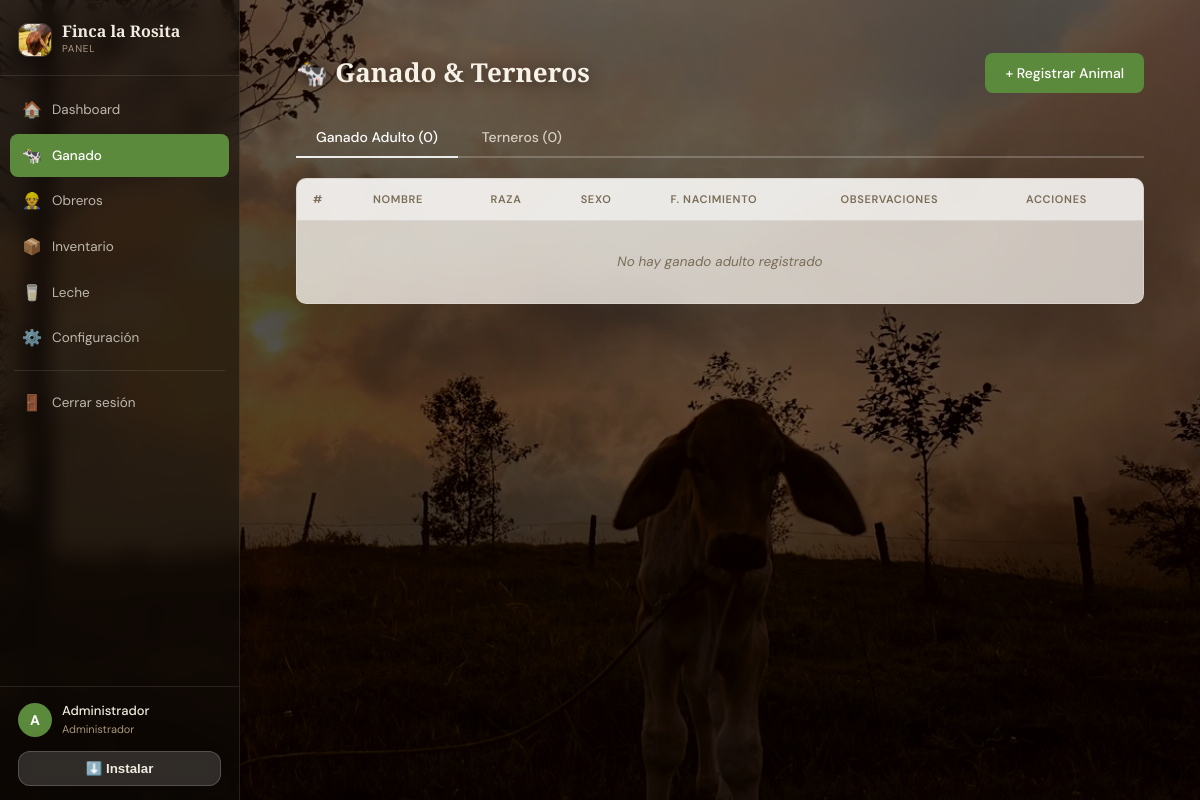
The page /ganado (signed in) on the database as committed earlier.
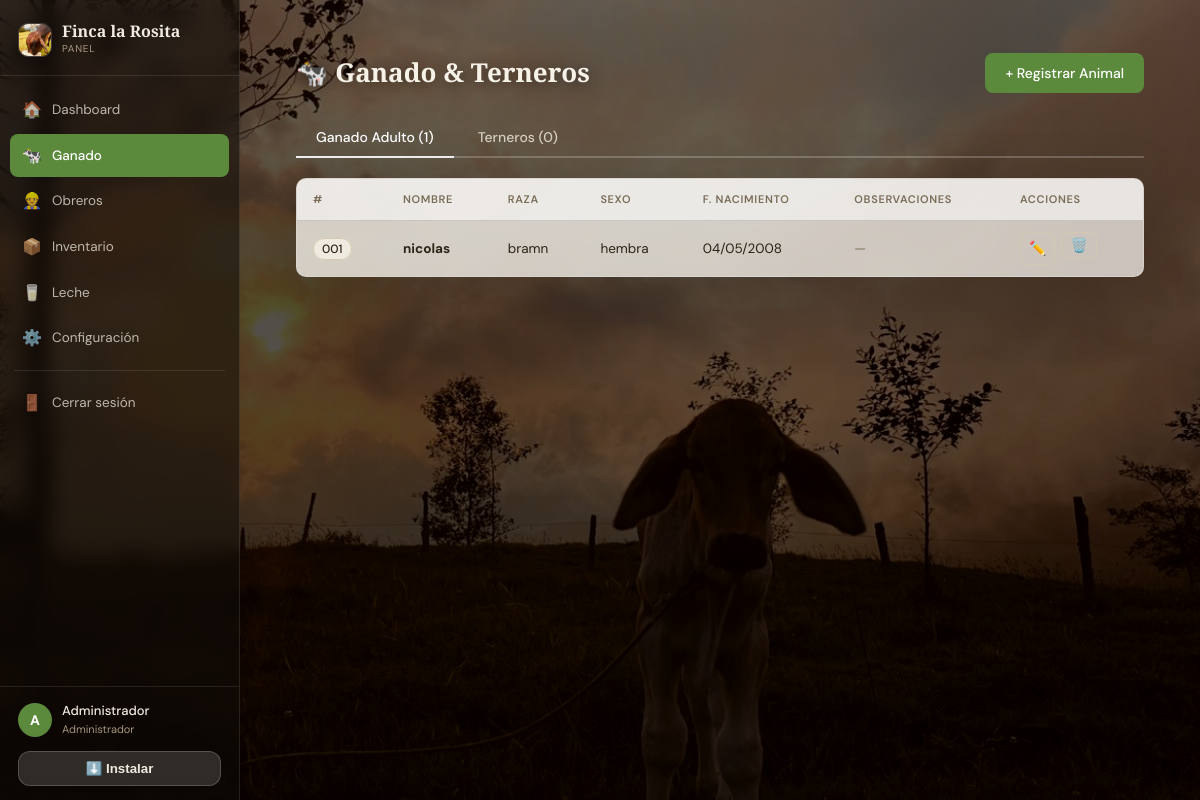
The same page on the database as committed later.
### models/usuario.py (models this page shows, shortened)
class Usuario(UserMixin, db.Model):
    id = db.Column(db.Integer, primary_key=True)
    username = db.Column(db.String(80), unique=True, nullable=False)
    password = db.Column(db.String(200), nullable=False)
    nombre = db.Column(db.String(100), nullable=False)

### models/ganado.py (models this page shows, shortened)
class Ganado(db.Model):
    id = db.Column(db.Integer, primary_key=True)
    nombre = db.Column(db.String(100), nullable=False)
    numero = db.Column(db.String(50))
    raza = db.Column(db.String(100))
    fecha_nacimiento = db.Column(db.Date)
    madre_id = db.Column(db.Integer, db.ForeignKey('ganado.id'), nullable=True)
    padre_id = db.Column(db.Integer, db.ForeignKey('ganado.id'), nullable=True)
    tipo = db.Column(db.String(20), default='adulto')  # adulto, ternero
    sexo = db.Column(db.String(10))  # macho, hembra
    observaciones = db.Column(db.Text)
    fecha_registro = db.Column(db.DateTime, default=datetime.utcnow)
    madre = db.relationship('Ganado', foreign_keys=[madre_id], remote_side='Ganado.id', backref='terneros_madre')
    padre = db.relationship('Ganado', foreign_keys=[padre_id], remote_side='Ganado.id', backref='terneros_padre')

### routes/ganado.py (the view)
@ganado_bp.route('/ganado')
@login_required
def index():
    adultos = Ganado.query.filter_by(tipo='adulto').all()
    terneros = Ganado.query.filter_by(tipo='ternero').all()
    return render_template('ganado.html', adultos=adultos, terneros=terneros)

### routes/auth.py (called while the page is built)
@login_manager.user_loader
def load_user(user_id):
    return Usuario.query.get(int(user_id))

### templates/ganado.html (shortened to what this page needs)
{% extends 'base.html' %}
{% block content %}
<div class="page-header">
    <h1 class="page-title">🐄 Ganado & Terneros</h1>
    <a href="{{ url_for('ganado.nuevo') }}" class="btn-primary">+ Registrar Animal</a>
</div>
<div class="tabs">
    <button class="tab-btn active" onclick="showTab('adultos')">Ganado Adulto ({{ adultos|length }})</button>
    <button class="tab-btn" onclick="showTab('terneros')">Terneros ({{ terneros|length }})</button>
</div>
<div id="adultos" class="tab-content active">
    <div class="table-card">
        <table class="data-table">
            <thead>
                <tr>
                    <th>#</th><th>Nombre</th><th>Raza</th><th>Sexo</th><th>F. Nacimiento</th><th>Observaciones</th><th>Acciones</th>
                </tr>
            </thead>
            <tbody>
                {% for a in adultos %}
                <tr>
                    <td><span class="badge">{{ a.numero or '—' }}</span></td>
                    <td><strong>{{ a.nombre }}</strong></td>
                    <td>{{ a.raza or '—' }}</td>
                    <td>{{ a.sexo or '—' }}</td>
                    <td>{{ a.fecha_nacimiento.strftime('%d/%m/%Y') if a.fecha_nacimiento else '—' }}</td>
                    <td class="obs-cell">{{ a.observaciones or '—' }}</td>
                    <td class="actions">
                        <a href="{{ url_for('ganado.editar', id=a.id) }}" class="btn-edit">✏️</a>
                        <form method="POST" action="{{ url_for('ganado.eliminar', id=a.id) }}" style="display:inline" onsubmit="return confirm('¿Eliminar este animal?')">
                            <button type="submit" class="btn-delete">🗑️</button>
                        </form>
                    </td>
                </tr>
                {% else %}
                <tr><td colspan="7" class="empty">No hay ganado adulto registrado</td></tr>
                {% endfor %}
            </tbody>
        </table>
    </div>
</div>
{% endblock %}

### templates/base.html (shortened to what this page needs)
<!DOCTYPE html>
<html lang="es">
<head>
    <link rel="stylesheet" href="{{ url_for('static', filename='css/style.css', v=20) }}">
</head>
<body class="admin-body">
    <div class="app-bg" aria-hidden="true"></div>
    <div class="layout">
        <aside class="sidebar">
            <div class="sidebar-brand">
                <img class="brand-logo" src="{{ url_for('static', filename='img/logo.jpg') }}" alt="Logo">
                <div>
                    <div class="brand-name">Finca la Rosita</div>
                    <div class="brand-sub">Panel</div>
                </div>
            </div>
            <nav class="sidebar-nav">
                <a href="{{ url_for('dashboard.index') }}" class="nav-item {% if request.endpoint and request.endpoint.startswith('dashboard') %}active{% endif %}">
                    <span class="nav-icon">🏠</span> Dashboard
                </a>
                <a href="{{ url_for('ganado.index') }}" class="nav-item {% if request.endpoint and request.endpoint.startswith('ganado') %}active{% endif %}">
                    <span class="nav-icon">🐄</span> Ganado
                </a>
                <a href="{{ url_for('obreros.index') }}" class="nav-item {% if request.endpoint and request.endpoint.startswith('obreros') %}active{% endif %}">
                    <span class="nav-icon">👷</span> Obreros
                </a>
                <a href="{{ url_for('inventario.index') }}" class="nav-item {% if request.endpoint and request.endpoint.startswith('inventario') %}active{% endif %}">
                    <span class="nav-icon">📦</span> Inventario
                </a>
                <a href="{{ url_for('leche.index') }}" class="nav-item {% if request.endpoint and request.endpoint.startswith('leche') %}active{% endif %}">
                    <span class="nav-icon">🥛</span> Leche
                </a>
                <a href="{{ url_for('config.index') }}" class="nav-item {% if request.endpoint and request.endpoint.startswith('config') %}active{% endif %}">
                    <span class="nav-icon">⚙️</span> Configuración
                </a>
                <div class="nav-divider"></div>
                <a href="{{ url_for('auth.logout') }}" class="nav-item nav-logout">
                    <span class="nav-icon">🚪</span> Cerrar sesión
                </a>
            </nav>
            <div class="sidebar-footer">
                <div class="user-info">
                    <div class="user-avatar">{{ (current_user.nombre or current_user.username or 'A')[:1].upper() }}</div>
                    <div>
                        <div class="user-name">{{ current_user.nombre or 'Administrador' }}</div>
                        <div class="user-role">Administrador</div>
                    </div>
                </div>
                <button class="install-app-btn pwa-install pwa-install-desktop" type="button">⬇️ Instalar</button>
            </div>
        </aside>
        <main class="main-content">
            <div class="content-wrapper">
                {% block content %}{% endblock %}
            </div>
        </main>
    </div>
</body>
</html>

Rows that differ between the two databases and show on the page:
added Ganado: numero "001", nombre "nicolas", raza "bramn", sexo "hembra", fecha_nacimiento "04/05/2008", observaciones "—"
Other text that changed with them:
{{ adultos|length }}: "0" → "1"
text no longer shown: "No hay ganado adulto registrado"
